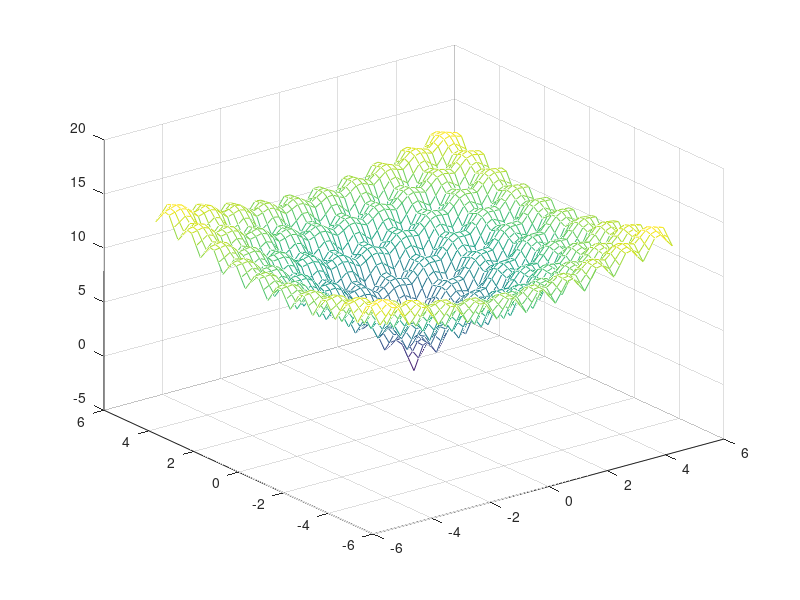

Write MATLAB code to recreate this figure.
x=[-5:0.2:5];
y=x;
[X,Y]=meshgrid(x,y);
Z=-20*exp(-0.2*sqrt(0.5*(X.^2+Y.^2)))-exp(0.5*(cos(2*pi.*X)+cos(2*pi.*Y)))+22.713;
mesh(X,Y,Z)